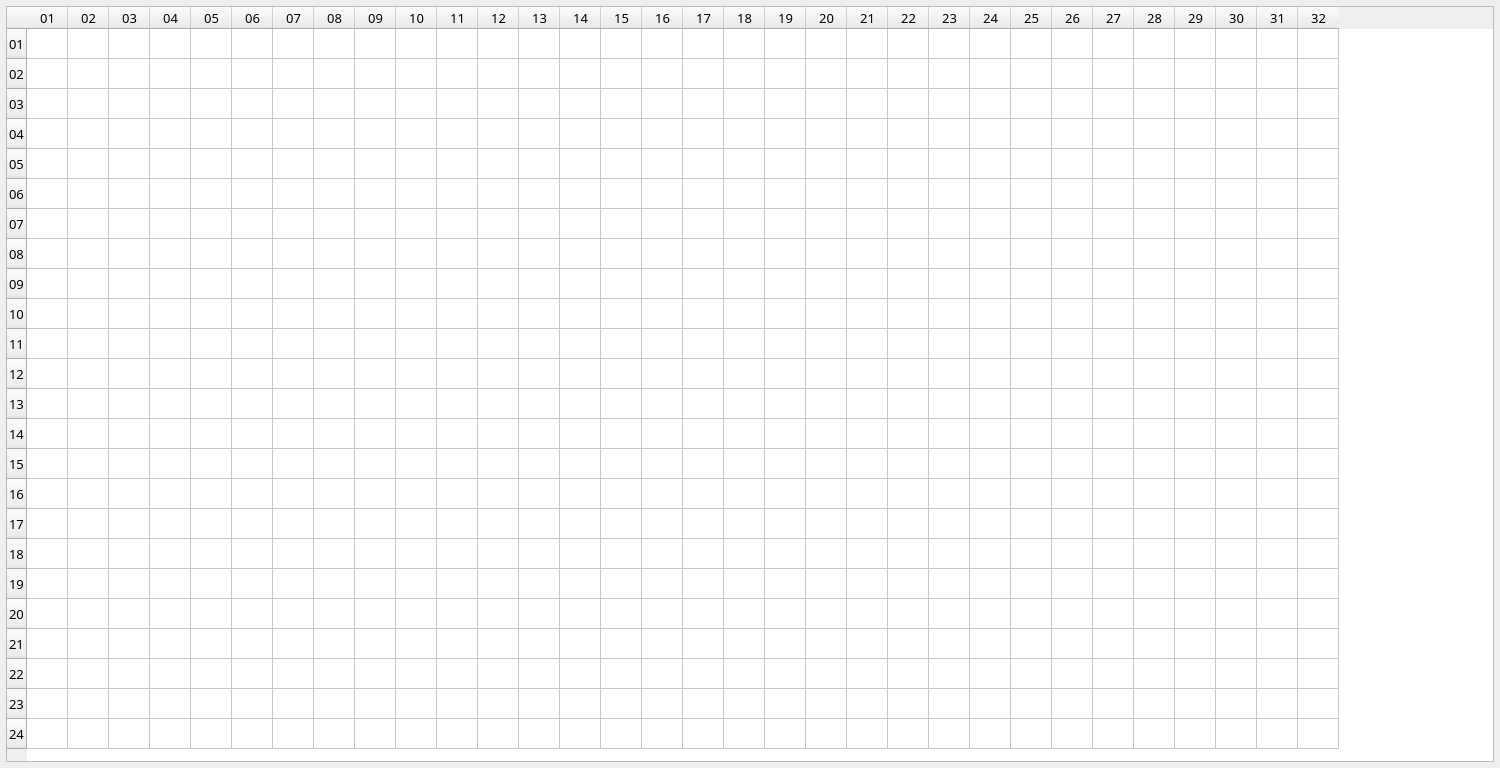
<?xml version="1.0" encoding="UTF-8"?>
<ui version="4.0">
 <class>MainWindow</class>
 <widget class="QMainWindow" name="MainWindow">
  <property name="geometry">
   <rect>
    <x>0</x>
    <y>0</y>
    <width>1500</width>
    <height>768</height>
   </rect>
  </property>
  <property name="minimumSize">
   <size>
    <width>0</width>
    <height>0</height>
   </size>
  </property>
  <property name="windowTitle">
   <string>MainWindow</string>
  </property>
  <widget class="QWidget" name="centralWidget">
   <layout class="QVBoxLayout" name="verticalLayout">
    <property name="leftMargin">
     <number>6</number>
    </property>
    <property name="topMargin">
     <number>6</number>
    </property>
    <property name="rightMargin">
     <number>6</number>
    </property>
    <property name="bottomMargin">
     <number>6</number>
    </property>
    <item>
     <widget class="QTableWidget" name="tableWidget">
      <property name="sizePolicy">
       <sizepolicy hsizetype="Expanding" vsizetype="Expanding">
        <horstretch>0</horstretch>
        <verstretch>0</verstretch>
       </sizepolicy>
      </property>
      <property name="minimumSize">
       <size>
        <width>0</width>
        <height>0</height>
       </size>
      </property>
      <property name="font">
       <font>
        <family>微软雅黑</family>
        <pointsize>10</pointsize>
        <weight>50</weight>
        <italic>false</italic>
        <bold>false</bold>
       </font>
      </property>
      <property name="styleSheet">
       <string notr="true">QTableWidget::item{
color:#ffffff;
vertical-align: middle;
text-align: center;
font: 75 8pt &quot;微软雅黑&quot;;
}</string>
      </property>
      <property name="autoScrollMargin">
       <number>16</number>
      </property>
      <property name="textElideMode">
       <enum>Qt::ElideMiddle</enum>
      </property>
      <attribute name="horizontalHeaderVisible">
       <bool>true</bool>
      </attribute>
      <attribute name="horizontalHeaderDefaultSectionSize">
       <number>40</number>
      </attribute>
      <attribute name="horizontalHeaderMinimumSectionSize">
       <number>0</number>
      </attribute>
      <attribute name="horizontalHeaderStretchLastSection">
       <bool>false</bool>
      </attribute>
      <attribute name="verticalHeaderVisible">
       <bool>true</bool>
      </attribute>
      <attribute name="verticalHeaderDefaultSectionSize">
       <number>30</number>
      </attribute>
      <attribute name="verticalHeaderMinimumSectionSize">
       <number>0</number>
      </attribute>
      <attribute name="verticalHeaderStretchLastSection">
       <bool>false</bool>
      </attribute>
      <row>
       <property name="text">
        <string>01</string>
       </property>
      </row>
      <row>
       <property name="text">
        <string>02</string>
       </property>
      </row>
      <row>
       <property name="text">
        <string>03</string>
       </property>
      </row>
      <row>
       <property name="text">
        <string>04</string>
       </property>
      </row>
      <row>
       <property name="text">
        <string>05</string>
       </property>
      </row>
      <row>
       <property name="text">
        <string>06</string>
       </property>
      </row>
      <row>
       <property name="text">
        <string>07</string>
       </property>
      </row>
      <row>
       <property name="text">
        <string>08</string>
       </property>
      </row>
      <row>
       <property name="text">
        <string>09</string>
       </property>
      </row>
      <row>
       <property name="text">
        <string>10</string>
       </property>
      </row>
      <row>
       <property name="text">
        <string>11</string>
       </property>
      </row>
      <row>
       <property name="text">
        <string>12</string>
       </property>
      </row>
      <row>
       <property name="text">
        <string>13</string>
       </property>
      </row>
      <row>
       <property name="text">
        <string>14</string>
       </property>
      </row>
      <row>
       <property name="text">
        <string>15</string>
       </property>
      </row>
      <row>
       <property name="text">
        <string>16</string>
       </property>
      </row>
      <row>
       <property name="text">
        <string>17</string>
       </property>
      </row>
      <row>
       <property name="text">
        <string>18</string>
       </property>
      </row>
      <row>
       <property name="text">
        <string>19</string>
       </property>
      </row>
      <row>
       <property name="text">
        <string>20</string>
       </property>
      </row>
      <row>
       <property name="text">
        <string>21</string>
       </property>
      </row>
      <row>
       <property name="text">
        <string>22</string>
       </property>
      </row>
      <row>
       <property name="text">
        <string>23</string>
       </property>
      </row>
      <row>
       <property name="text">
        <string>24</string>
       </property>
      </row>
      <column>
       <property name="text">
        <string>01</string>
       </property>
      </column>
      <column>
       <property name="text">
        <string>02</string>
       </property>
      </column>
      <column>
       <property name="text">
        <string>03</string>
       </property>
      </column>
      <column>
       <property name="text">
        <string>04</string>
       </property>
      </column>
      <column>
       <property name="text">
        <string>05</string>
       </property>
      </column>
      <column>
       <property name="text">
        <string>06</string>
       </property>
      </column>
      <column>
       <property name="text">
        <string>07</string>
       </property>
      </column>
      <column>
       <property name="text">
        <string>08</string>
       </property>
      </column>
      <column>
       <property name="text">
        <string>09</string>
       </property>
      </column>
      <column>
       <property name="text">
        <string>10</string>
       </property>
      </column>
      <column>
       <property name="text">
        <string>11</string>
       </property>
      </column>
      <column>
       <property name="text">
        <string>12</string>
       </property>
      </column>
      <column>
       <property name="text">
        <string>13</string>
       </property>
      </column>
      <column>
       <property name="text">
        <string>14</string>
       </property>
      </column>
      <column>
       <property name="text">
        <string>15</string>
       </property>
      </column>
      <column>
       <property name="text">
        <string>16</string>
       </property>
      </column>
      <column>
       <property name="text">
        <string>17</string>
       </property>
      </column>
      <column>
       <property name="text">
        <string>18</string>
       </property>
      </column>
      <column>
       <property name="text">
        <string>19</string>
       </property>
      </column>
      <column>
       <property name="text">
        <string>20</string>
       </property>
      </column>
      <column>
       <property name="text">
        <string>21</string>
       </property>
      </column>
      <column>
       <property name="text">
        <string>22</string>
       </property>
      </column>
      <column>
       <property name="text">
        <string>23</string>
       </property>
      </column>
      <column>
       <property name="text">
        <string>24</string>
       </property>
      </column>
      <column>
       <property name="text">
        <string>25</string>
       </property>
      </column>
      <column>
       <property name="text">
        <string>26</string>
       </property>
      </column>
      <column>
       <property name="text">
        <string>27</string>
       </property>
      </column>
      <column>
       <property name="text">
        <string>28</string>
       </property>
      </column>
      <column>
       <property name="text">
        <string>29</string>
       </property>
      </column>
      <column>
       <property name="text">
        <string>30</string>
       </property>
      </column>
      <column>
       <property name="text">
        <string>31</string>
       </property>
      </column>
      <column>
       <property name="text">
        <string>32</string>
       </property>
      </column>
     </widget>
    </item>
   </layout>
  </widget>
 </widget>
 <layoutdefault spacing="6" margin="11"/>
 <resources/>
 <connections/>
</ui>
